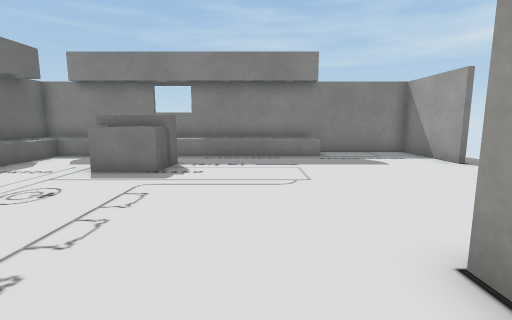
view 1 (above)

12 first-person views from a walk through a scene from a Unity 3-D project. The camera is 0.68 m above the floor, tilts 8° down and sees 85° across. The floor is counted in squares, 0.5 m on a side. Each view is taken from the middle of a square. On the plan, view 1 faces up. The plan holds only what a view shows up to about 13 squares ahead; the rest is blank. Some surface patterns are stand-ins.

view 2
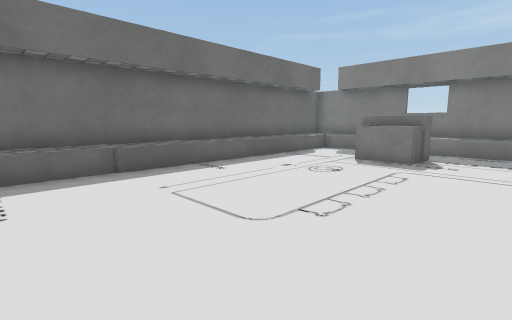

view 3
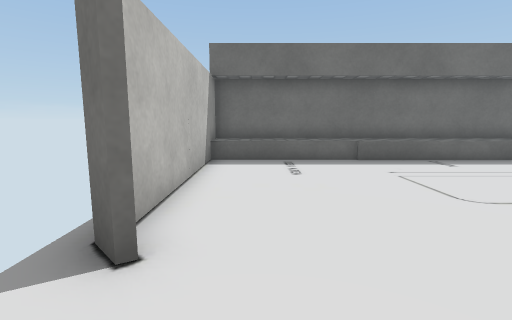

view 4
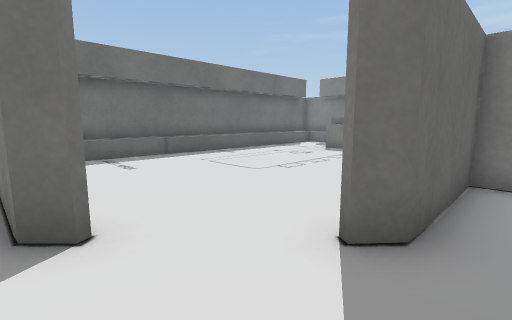

view 5
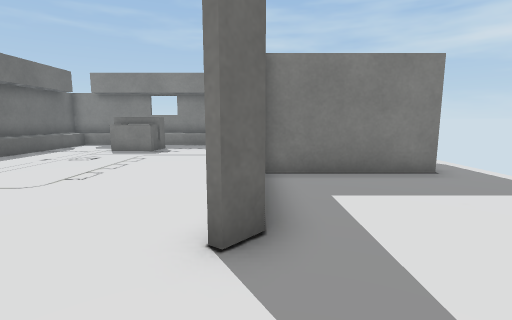

view 6
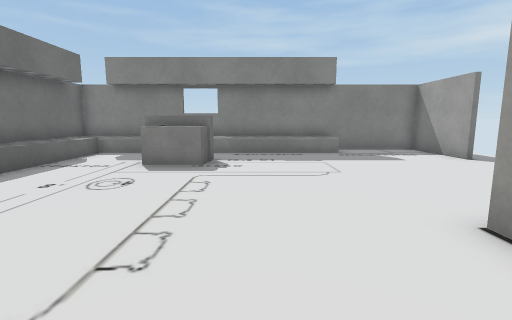

view 7
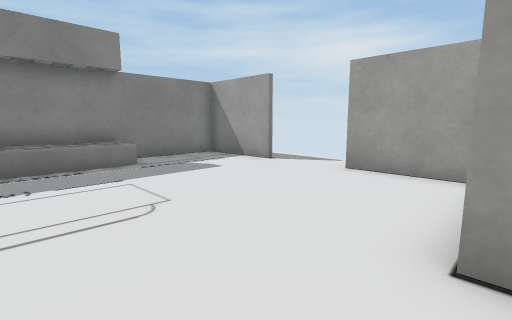

view 8
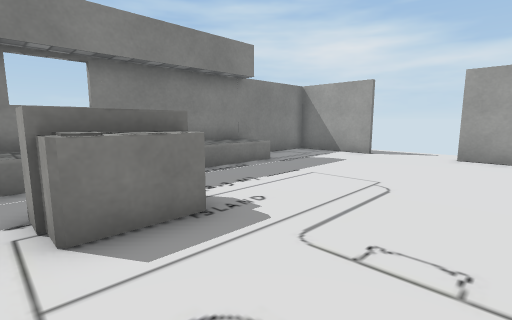

view 9
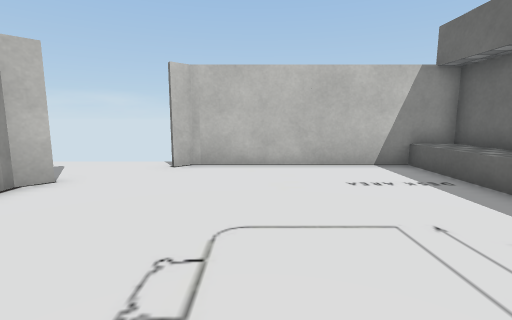

view 10
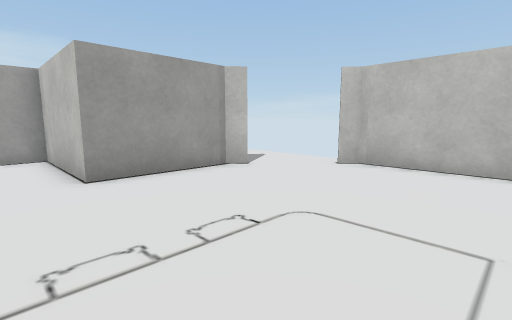

view 11
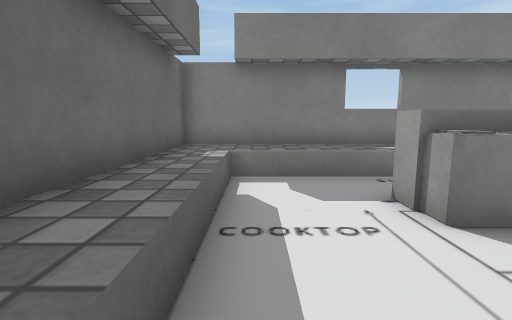

view 12
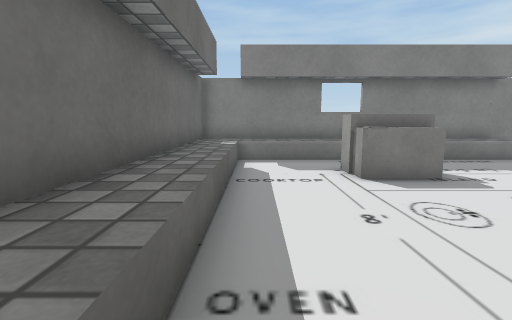

### Floor plan
Key: @ floor where view 1 was taken; # wall or solid block; . floor; ^ raised ledge.
Columns run from 9 left of view 1 to 8 right of it. Each row starts with its distance up from view 1.
 12 #################
 11 #^^^^^^^^^^^....#
 10 #^..............#.
  9 #^...^^.........#.
  8 #^...^^...........
  7 #^................
  6 #^................
  5 #^..............#
  4 #^..............#.
  3 #^..............#.
  2 #^.........######.
  1 #^.........#......
  0 #^.......@.#.....
 -1 #^.........#....
 -2 #^.........#...
 -3 #^............
 -4 #^...........
 -5 #########....

Positions as (right, up) in squares from view 1, and headings:
1: (0, 0), facing up
2: (0, -2), facing up-left
3: (2, -3), facing left
4: (3, -5), facing up-left
5: (2, -5), facing up
6: (-1, -1), facing up
7: (-1, 2), facing up-right
8: (-5, 4), facing up-right
9: (-3, 4), facing down
10: (-5, 4), facing down-right
11: (-7, 4), facing up
12: (-7, 1), facing up
